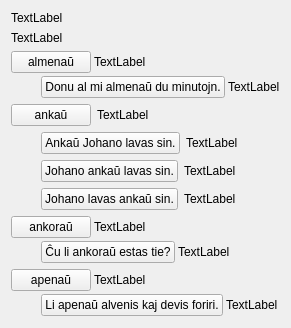
     <widget class="QWidget" name="tab">
      <attribute name="icon">
       <iconset resource="ikonoj.qrc">
        <normaloff>:/ikonoj/leciono.png</normaloff>:/ikonoj/leciono.png</iconset>
      </attribute>
      <attribute name="title">
       <string>1</string>
      </attribute>
      <layout class="QVBoxLayout" name="verticalLayout_7">
       <item>
        <widget class="titolo" name="Lec11_Label11">
         <property name="text">
          <string>TextLabel</string>
         </property>
        </widget>
       </item>
       <item>
        <widget class="QLabel" name="Lec11_Label802">
         <property name="text">
          <string>TextLabel</string>
         </property>
         <property name="wordWrap">
          <bool>true</bool>
         </property>
        </widget>
       </item>
       <item>
        <layout class="QVBoxLayout" name="verticalLayout_6">
         <property name="spacing">
          <number>3</number>
         </property>
         <item>
          <layout class="QHBoxLayout" name="horizontalLayout_11" stretch="3,1">
           <item>
            <widget class="neklakebla" name="Lec11_Button709">
             <property name="sizePolicy">
              <sizepolicy hsizetype="Maximum" vsizetype="Fixed">
               <horstretch>0</horstretch>
               <verstretch>0</verstretch>
              </sizepolicy>
             </property>
             <property name="text">
              <string>almenaŭ</string>
             </property>
            </widget>
           </item>
           <item>
            <widget class="QLabel" name="Lec11_Label803">
             <property name="text">
              <string>TextLabel</string>
             </property>
             <property name="wordWrap">
              <bool>true</bool>
             </property>
            </widget>
           </item>
          </layout>
         </item>
         <item>
          <layout class="QHBoxLayout" name="horizontalLayout_10" stretch="0,3,1">
           <item>
            <spacer name="horizontalSpacer">
             <property name="orientation">
              <enum>Qt::Horizontal</enum>
             </property>
             <property name="sizeType">
              <enum>QSizePolicy::Fixed</enum>
             </property>
             <property name="sizeHint" stdset="0">
              <size>
               <width>30</width>
               <height>20</height>
              </size>
             </property>
            </spacer>
           </item>
           <item>
            <widget class="neklakebla" name="pushButton_5">
             <property name="sizePolicy">
              <sizepolicy hsizetype="Maximum" vsizetype="Fixed">
               <horstretch>0</horstretch>
               <verstretch>0</verstretch>
              </sizepolicy>
             </property>
             <property name="text">
              <string>Donu al mi almenaŭ du minutojn.</string>
             </property>
            </widget>
           </item>
           <item>
            <widget class="QLabel" name="Lec11_Label805">
             <property name="text">
              <string>TextLabel</string>
             </property>
             <property name="wordWrap">
              <bool>true</bool>
             </property>
            </widget>
           </item>
          </layout>
         </item>
        </layout>
       </item>
       <item>
        <layout class="QVBoxLayout" name="verticalLayout_5">
         <item>
          <layout class="QHBoxLayout" name="horizontalLayout_8" stretch="3,1">
           <item>
            <widget class="neklakebla" name="Lec11_Button711">
             <property name="sizePolicy">
              <sizepolicy hsizetype="Maximum" vsizetype="Fixed">
               <horstretch>0</horstretch>
               <verstretch>0</verstretch>
              </sizepolicy>
             </property>
             <property name="text">
              <string>ankaŭ</string>
             </property>
            </widget>
           </item>
           <item>
            <widget class="QLabel" name="Lec11_Label804">
             <property name="text">
              <string>TextLabel</string>
             </property>
             <property name="wordWrap">
              <bool>true</bool>
             </property>
            </widget>
           </item>
          </layout>
         </item>
         <item>
          <layout class="QHBoxLayout" name="horizontalLayout_9">
           <item>
            <spacer name="horizontalSpacer_2">
             <property name="orientation">
              <enum>Qt::Horizontal</enum>
             </property>
             <property name="sizeType">
              <enum>QSizePolicy::Fixed</enum>
             </property>
             <property name="sizeHint" stdset="0">
              <size>
               <width>30</width>
               <height>20</height>
              </size>
             </property>
            </spacer>
           </item>
           <item>
            <layout class="QVBoxLayout" name="verticalLayout_4">
             <item>
              <layout class="QHBoxLayout" name="horizontalLayout_7" stretch="3,1">
               <item>
                <widget class="neklakebla" name="pushButton_6">
                 <property name="sizePolicy">
                  <sizepolicy hsizetype="Maximum" vsizetype="Fixed">
                   <horstretch>0</horstretch>
                   <verstretch>0</verstretch>
                  </sizepolicy>
                 </property>
                 <property name="text">
                  <string>Ankaŭ Johano lavas sin.</string>
                 </property>
                </widget>
               </item>
               <item>
                <widget class="QLabel" name="Lec11_Label806">
                 <property name="text">
                  <string>TextLabel</string>
                 </property>
                 <property name="wordWrap">
                  <bool>true</bool>
                 </property>
                </widget>
               </item>
              </layout>
             </item>
             <item>
              <layout class="QHBoxLayout" name="horizontalLayout_6" stretch="3,1">
               <item>
                <widget class="neklakebla" name="pushButton_7">
                 <property name="sizePolicy">
                  <sizepolicy hsizetype="Maximum" vsizetype="Fixed">
                   <horstretch>0</horstretch>
                   <verstretch>0</verstretch>
                  </sizepolicy>
                 </property>
                 <property name="text">
                  <string>Johano ankaŭ lavas sin.</string>
                 </property>
                </widget>
               </item>
               <item>
                <widget class="QLabel" name="Lec11_Label807">
                 <property name="text">
                  <string>TextLabel</string>
                 </property>
                 <property name="wordWrap">
                  <bool>true</bool>
                 </property>
                </widget>
               </item>
              </layout>
             </item>
             <item>
              <layout class="QHBoxLayout" name="horizontalLayout_5" stretch="3,1">
               <item>
                <widget class="neklakebla" name="pushButton_8">
                 <property name="sizePolicy">
                  <sizepolicy hsizetype="Maximum" vsizetype="Fixed">
                   <horstretch>0</horstretch>
                   <verstretch>0</verstretch>
                  </sizepolicy>
                 </property>
                 <property name="text">
                  <string>Johano lavas ankaŭ sin.</string>
                 </property>
                </widget>
               </item>
               <item>
                <widget class="QLabel" name="Lec11_Label808">
                 <property name="text">
                  <string>TextLabel</string>
                 </property>
                 <property name="wordWrap">
                  <bool>true</bool>
                 </property>
                </widget>
               </item>
              </layout>
             </item>
            </layout>
           </item>
          </layout>
         </item>
        </layout>
       </item>
       <item>
        <layout class="QVBoxLayout" name="verticalLayout_3">
         <property name="spacing">
          <number>3</number>
         </property>
         <item>
          <layout class="QHBoxLayout" name="horizontalLayout_4" stretch="3,1">
           <item>
            <widget class="neklakebla" name="Lec11_Button715">
             <property name="sizePolicy">
              <sizepolicy hsizetype="Maximum" vsizetype="Fixed">
               <horstretch>0</horstretch>
               <verstretch>0</verstretch>
              </sizepolicy>
             </property>
             <property name="text">
              <string>ankoraŭ</string>
             </property>
            </widget>
           </item>
           <item>
            <widget class="QLabel" name="Lec11_Label809">
             <property name="text">
              <string>TextLabel</string>
             </property>
             <property name="wordWrap">
              <bool>true</bool>
             </property>
            </widget>
           </item>
          </layout>
         </item>
         <item>
          <layout class="QHBoxLayout" name="horizontalLayout_3" stretch="0,3,1">
           <item>
            <spacer name="horizontalSpacer_3">
             <property name="orientation">
              <enum>Qt::Horizontal</enum>
             </property>
             <property name="sizeType">
              <enum>QSizePolicy::Fixed</enum>
             </property>
             <property name="sizeHint" stdset="0">
              <size>
               <width>30</width>
               <height>20</height>
              </size>
             </property>
            </spacer>
           </item>
           <item>
            <widget class="neklakebla" name="pushButton_9">
             <property name="sizePolicy">
              <sizepolicy hsizetype="Maximum" vsizetype="Fixed">
               <horstretch>0</horstretch>
               <verstretch>0</verstretch>
              </sizepolicy>
             </property>
             <property name="text">
              <string>Ĉu li ankoraŭ estas tie?</string>
             </property>
            </widget>
           </item>
           <item>
            <widget class="QLabel" name="Lec11_Label811">
             <property name="text">
              <string>TextLabel</string>
             </property>
             <property name="wordWrap">
              <bool>true</bool>
             </property>
            </widget>
           </item>
          </layout>
         </item>
        </layout>
       </item>
       <item>
        <layout class="QVBoxLayout" name="verticalLayout_2">
         <property name="spacing">
          <number>3</number>
         </property>
         <item>
          <layout class="QHBoxLayout" name="horizontalLayout_2" stretch="3,1">
           <item>
            <widget class="neklakebla" name="Lec11_Button718">
             <property name="sizePolicy">
              <sizepolicy hsizetype="Maximum" vsizetype="Fixed">
               <horstretch>0</horstretch>
               <verstretch>0</verstretch>
              </sizepolicy>
             </property>
             <property name="text">
              <string>apenaŭ</string>
             </property>
            </widget>
           </item>
           <item>
            <widget class="QLabel" name="Lec11_Label812">
             <property name="text">
              <string>TextLabel</string>
             </property>
             <property name="wordWrap">
              <bool>true</bool>
             </property>
            </widget>
           </item>
          </layout>
         </item>
         <item>
          <layout class="QHBoxLayout" name="horizontalLayout" stretch="0,3,1">
           <item>
            <spacer name="horizontalSpacer_4">
             <property name="orientation">
              <enum>Qt::Horizontal</enum>
             </property>
             <property name="sizeType">
              <enum>QSizePolicy::Fixed</enum>
             </property>
             <property name="sizeHint" stdset="0">
              <size>
               <width>30</width>
               <height>20</height>
              </size>
             </property>
            </spacer>
           </item>
           <item>
            <widget class="neklakebla" name="pushButton_10">
             <property name="sizePolicy">
              <sizepolicy hsizetype="Maximum" vsizetype="Fixed">
               <horstretch>0</horstretch>
               <verstretch>0</verstretch>
              </sizepolicy>
             </property>
             <property name="text">
              <string>Li apenaŭ alvenis kaj devis foriri.</string>
             </property>
            </widget>
           </item>
           <item>
            <widget class="QLabel" name="Lec11_Label813">
             <property name="text">
              <string>TextLabel</string>
             </property>
             <property name="wordWrap">
              <bool>true</bool>
             </property>
            </widget>
           </item>
          </layout>
         </item>
        </layout>
       </item>
       <item>
        <spacer name="verticalSpacer_8">
         <property name="orientation">
          <enum>Qt::Vertical</enum>
         </property>
         <property name="sizeHint" stdset="0">
          <size>
           <width>20</width>
           <height>1</height>
          </size>
         </property>
        </spacer>
       </item>
      </layout>
     </widget>
